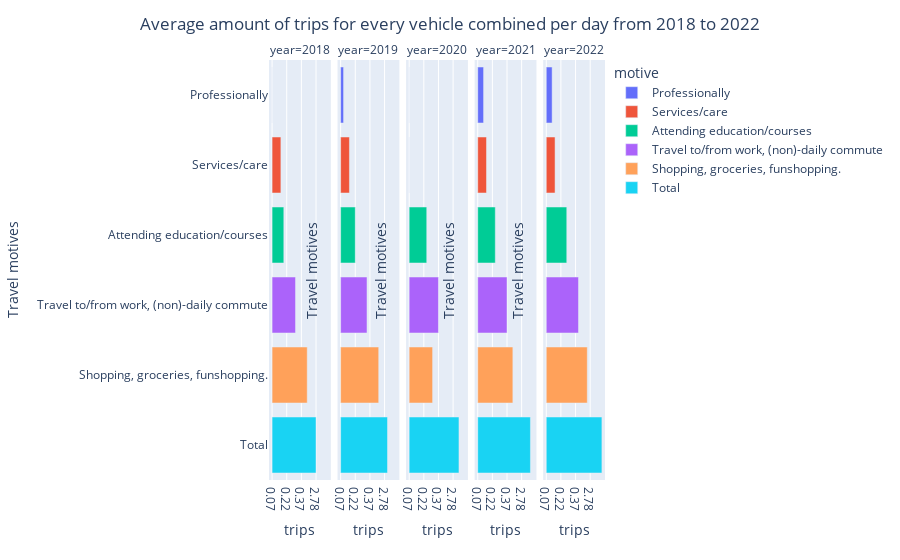

Notebook code for this chart:
### Markdown cell above
This bar chart shows the number of trips per mobility motive. The biggest share is shopping, groceries and funshopping.

### Code cell
mobility_trips_years = mobility_trips_motive[years]
display(mobility_trips_motive)
display(mobility_trips_years)


# Melt the data to create a 'year' column
mobility_trips_years = mobility_trips_years.reset_index().melt(id_vars=['motive'], var_name='year', value_name='trips')

fig = px.bar(mobility_trips_years, x='trips', y='motive', color='motive', facet_col='year', orientation='h', hover_name='trips')

fig.update_layout(title={
    'text': 'Average amount of trips for every vehicle combined per day from 2018 to 2022',
    'x': 0.5
})
fig.update_yaxes(title_text="Travel motives")
fig.show()

### Figure 1 — Plotly figure (JSON) as saved in the notebook; plotly's stock layout.template omitted (floating-point values rounded to 4 significant figures)
{"data": [{"alignmentgroup": "True", "hovertemplate": "<b>%{hovertext}</b><br><br>motive=%{y}<br>year=2018<br>trips=%{x}<extra></extra>", "hovertext": ["0.07"], "legendgroup": "Professionally", "marker": {"color": "#636efa", "pattern": {"shape": ""}}, "name": "Professionally", "offsetgroup": "Professionally", "orientation": "h", "showlegend": true, "textposition": "auto", "type": "bar", "x": ["0.07"], "xaxis": "x", "y": ["Professionally"], "yaxis": "y"}, {"alignmentgroup": "True", "hovertemplate": "<b>%{hovertext}</b><br><br>motive=%{y}<br>year=2019<br>trips=%{x}<extra></extra>", "hovertext": ["0.11"], "legendgroup": "Professionally", "marker": {"color": "#636efa", "pattern": {"shape": ""}}, "name": "Professionally", "offsetgroup": "Professionally", "orientation": "h", "showlegend": false, "textposition": "auto", "type": "bar", "x": ["0.11"], "xaxis": "x2", "y": ["Professionally"], "yaxis": "y2"}, {"alignmentgroup": "True", "hovertemplate": "<b>%{hovertext}</b><br><br>motive=%{y}<br>year=2020<br>trips=%{x}<extra></extra>", "hovertext": ["0.07"], "legendgroup": "Professionally", "marker": {"color": "#636efa", "pattern": {"shape": ""}}, "name": "Professionally", "offsetgroup": "Professionally", "orientation": "h", "showlegend": false, "textposition": "auto", "type": "bar", "x": ["0.07"], "xaxis": "x3", "y": ["Professionally"], "yaxis": "y3"}, {"alignmentgroup": "True", "hovertemplate": "<b>%{hovertext}</b><br><br>motive=%{y}<br>year=2021<br>trips=%{x}<extra></extra>", "hovertext": ["0.08"], "legendgroup": "Professionally", "marker": {"color": "#636efa", "pattern": {"shape": ""}}, "name": "Professionally", "offsetgroup": "Professionally", "orientation": "h", "showlegend": false, "textposition": "auto", "type": "bar", "x": ["0.08"], "xaxis": "x4", "y": ["Professionally"], "yaxis": "y4"}, {"alignmentgroup": "True", "hovertemplate": "<b>%{hovertext}</b><br><br>motive=%{y}<br>year=2022<br>trips=%{x}<extra></extra>", "hovertext": ["0.08"], "legendgroup": "Professionally", "marker": {"color": "#636efa", "pattern": {"shape": ""}}, "name": "Professionally", "offsetgroup": "Professionally", "orientation": "h", "showlegend": false, "textposition": "auto", "type": "bar", "x": ["0.08"], "xaxis": "x5", "y": ["Professionally"], "yaxis": "y5"}, {"alignmentgroup": "True", "hovertemplate": "<b>%{hovertext}</b><br><br>motive=%{y}<br>year=2018<br>trips=%{x}<extra></extra>", "hovertext": ["0.09"], "legendgroup": "Services/care", "marker": {"color": "#EF553B", "pattern": {"shape": ""}}, "name": "Services/care", "offsetgroup": "Services/care", "orientation": "h", "showlegend": true, "textposition": "auto", "type": "bar", "x": ["0.09"], "xaxis": "x", "y": ["Services/care"], "yaxis": "y"}, {"alignmentgroup": "True", "hovertemplate": "<b>%{hovertext}</b><br><br>motive=%{y}<br>year=2019<br>trips=%{x}<extra></extra>", "hovertext": ["0.09"], "legendgroup": "Services/care", "marker": {"color": "#EF553B", "pattern": {"shape": ""}}, "name": "Services/care", "offsetgroup": "Services/care", "orientation": "h", "showlegend": false, "textposition": "auto", "type": "bar", "x": ["0.09"], "xaxis": "x2", "y": ["Services/care"], "yaxis": "y2"}, {"alignmentgroup": "True", "hovertemplate": "<b>%{hovertext}</b><br><br>motive=%{y}<br>year=2020<br>trips=%{x}<extra></extra>", "hovertext": ["0.07"], "legendgroup": "Services/care", "marker": {"color": "#EF553B", "pattern": {"shape": ""}}, "name": "Services/care", "offsetgroup": "Services/care", "orientation": "h", "showlegend": false, "textposition": "auto", "type": "bar", "x": ["0.07"], "xaxis": "x3", "y": ["Services/care"], "yaxis": "y3"}, {"alignmentgroup": "True", "hovertemplate": "<b>%{hovertext}</b><br><br>motive=%{y}<br>year=2021<br>trips=%{x}<extra></extra>", "hovertext": ["0.09"], "legendgroup": "Services/care", "marker": {"color": "#EF553B", "pattern": {"shape": ""}}, "name": "Services/care", "offsetgroup": "Services/care", "orientation": "h", "showlegend": false, "textposition": "auto", "type": "bar", "x": ["0.09"], "xaxis": "x4", "y": ["Services/care"], "yaxis": "y4"}, {"alignmentgroup": "True", "hovertemplate": "<b>%{hovertext}</b><br><br>motive=%{y}<br>year=2022<br>trips=%{x}<extra></extra>", "hovertext": ["0.09"], "legendgroup": "Services/care", "marker": {"color": "#EF553B", "pattern": {"shape": ""}}, "name": "Services/care", "offsetgroup": "Services/care", "orientation": "h", "showlegend": false, "textposition": "auto", "type": "bar", "x": ["0.09"], "xaxis": "x5", "y": ["Services/care"], "yaxis": "y5"}, {"alignmentgroup": "True", "hovertemplate": "<b>%{hovertext}</b><br><br>motive=%{y}<br>year=2018<br>trips=%{x}<extra></extra>", "hovertext": ["0.23"], "legendgroup": "Attending education/courses", "marker": {"color": "#00cc96", "pattern": {"shape": ""}}, "name": "Attending education/courses", "offsetgroup": "Attending education/courses", "orientation": "h", "showlegend": true, "textposition": "auto", "type": "bar", "x": ["0.23"], "xaxis": "x", "y": ["Attending education/courses"], "yaxis": "y"}, {"alignmentgroup": "True", "hovertemplate": "<b>%{hovertext}</b><br><br>motive=%{y}<br>year=2019<br>trips=%{x}<extra></extra>", "hovertext": ["0.22"], "legendgroup": "Attending education/courses", "marker": {"color": "#00cc96", "pattern": {"shape": ""}}, "name": "Attending education/courses", "offsetgroup": "Attending education/courses", "orientation": "h", "showlegend": false, "textposition": "auto", "type": "bar", "x": ["0.22"], "xaxis": "x2", "y": ["Attending education/courses"], "yaxis": "y2"}, {"alignmentgroup": "True", "hovertemplate": "<b>%{hovertext}</b><br><br>motive=%{y}<br>year=2020<br>trips=%{x}<extra></extra>", "hovertext": ["0.14"], "legendgroup": "Attending education/courses", "marker": {"color": "#00cc96", "pattern": {"shape": ""}}, "name": "Attending education/courses", "offsetgroup": "Attending education/courses", "orientation": "h", "showlegend": false, "textposition": "auto", "type": "bar", "x": ["0.14"], "xaxis": "x3", "y": ["Attending education/courses"], "yaxis": "y3"}, {"alignmentgroup": "True", "hovertemplate": "<b>%{hovertext}</b><br><br>motive=%{y}<br>year=2021<br>trips=%{x}<extra></extra>", "hovertext": ["0.14"], "legendgroup": "Attending education/courses", "marker": {"color": "#00cc96", "pattern": {"shape": ""}}, "name": "Attending education/courses", "offsetgroup": "Attending education/courses", "orientation": "h", "showlegend": false, "textposition": "auto", "type": "bar", "x": ["0.14"], "xaxis": "x4", "y": ["Attending education/courses"], "yaxis": "y4"}, {"alignmentgroup": "True", "hovertemplate": "<b>%{hovertext}</b><br><br>motive=%{y}<br>year=2022<br>trips=%{x}<extra></extra>", "hovertext": ["0.18"], "legendgroup": "Attending education/courses", "marker": {"color": "#00cc96", "pattern": {"shape": ""}}, "name": "Attending education/courses", "offsetgroup": "Attending education/courses", "orientation": "h", "showlegend": false, "textposition": "auto", "type": "bar", "x": ["0.18"], "xaxis": "x5", "y": ["Attending education/courses"], "yaxis": "y5"}, {"alignmentgroup": "True", "hovertemplate": "<b>%{hovertext}</b><br><br>motive=%{y}<br>year=2018<br>trips=%{x}<extra></extra>", "hovertext": ["0.55"], "legendgroup": "Travel to/from work, (non)-daily commute", "marker": {"color": "#ab63fa", "pattern": {"shape": ""}}, "name": "Travel to/from work, (non)-daily commute", "offsetgroup": "Travel to/from work, (non)-daily commute", "orientation": "h", "showlegend": true, "textposition": "auto", "type": "bar", "x": ["0.55"], "xaxis": "x", "y": ["Travel to/from work, (non)-daily commute"], "yaxis": "y"}, {"alignmentgroup": "True", "hovertemplate": "<b>%{hovertext}</b><br><br>motive=%{y}<br>year=2019<br>trips=%{x}<extra></extra>", "hovertext": ["0.50"], "legendgroup": "Travel to/from work, (non)-daily commute", "marker": {"color": "#ab63fa", "pattern": {"shape": ""}}, "name": "Travel to/from work, (non)-daily commute", "offsetgroup": "Travel to/from work, (non)-daily commute", "orientation": "h", "showlegend": false, "textposition": "auto", "type": "bar", "x": ["0.50"], "xaxis": "x2", "y": ["Travel to/from work, (non)-daily commute"], "yaxis": "y2"}, {"alignmentgroup": "True", "hovertemplate": "<b>%{hovertext}</b><br><br>motive=%{y}<br>year=2020<br>trips=%{x}<extra></extra>", "hovertext": ["0.37"], "legendgroup": "Travel to/from work, (non)-daily commute", "marker": {"color": "#ab63fa", "pattern": {"shape": ""}}, "name": "Travel to/from work, (non)-daily commute", "offsetgroup": "Travel to/from work, (non)-daily commute", "orientation": "h", "showlegend": false, "textposition": "auto", "type": "bar", "x": ["0.37"], "xaxis": "x3", "y": ["Travel to/from work, (non)-daily commute"], "yaxis": "y3"}, {"alignmentgroup": "True", "hovertemplate": "<b>%{hovertext}</b><br><br>motive=%{y}<br>year=2021<br>trips=%{x}<extra></extra>", "hovertext": ["0.37"], "legendgroup": "Travel to/from work, (non)-daily commute", "marker": {"color": "#ab63fa", "pattern": {"shape": ""}}, "name": "Travel to/from work, (non)-daily commute", "offsetgroup": "Travel to/from work, (non)-daily commute", "orientation": "h", "showlegend": false, "textposition": "auto", "type": "bar", "x": ["0.37"], "xaxis": "x4", "y": ["Travel to/from work, (non)-daily commute"], "yaxis": "y4"}, {"alignmentgroup": "True", "hovertemplate": "<b>%{hovertext}</b><br><br>motive=%{y}<br>year=2022<br>trips=%{x}<extra></extra>", "hovertext": ["0.42"], "legendgroup": "Travel to/from work, (non)-daily commute", "marker": {"color": "#ab63fa", "pattern": {"shape": ""}}, "name": "Travel to/from work, (non)-daily commute", "offsetgroup": "Travel to/from work, (non)-daily commute", "orientation": "h", "showlegend": false, "textposition": "auto", "type": "bar", "x": ["0.42"], "xaxis": "x5", "y": ["Travel to/from work, (non)-daily commute"], "yaxis": "y5"}, {"alignmentgroup": "True", "hovertemplate": "<b>%{hovertext}</b><br><br>motive=%{y}<br>year=2018<br>trips=%{x}<extra></extra>", "hovertext": ["0.56"], "legendgroup": "Shopping, groceries, funshopping.", "marker": {"color": "#FFA15A", "pattern": {"shape": ""}}, "name": "Shopping, groceries, funshopping.", "offsetgroup": "Shopping, groceries, funshopping.", "orientation": "h", "showlegend": true, "textposition": "auto", "type": "bar", "x": ["0.56"], "xaxis": "x", "y": ["Shopping, groceries, funshopping."], "yaxis": "y"}, {"alignmentgroup": "True", "hovertemplate": "<b>%{hovertext}</b><br><br>motive=%{y}<br>year=2019<br>trips=%{x}<extra></extra>", "hovertext": ["0.54"], "legendgroup": "Shopping, groceries, funshopping.", "marker": {"color": "#FFA15A", "pattern": {"shape": ""}}, "name": "Shopping, groceries, funshopping.", "offsetgroup": "Shopping, groceries, funshopping.", "orientation": "h", "showlegend": false, "textposition": "auto", "type": "bar", "x": ["0.54"], "xaxis": "x2", "y": ["Shopping, groceries, funshopping."], "yaxis": "y2"}, {"alignmentgroup": "True", "hovertemplate": "<b>%{hovertext}</b><br><br>motive=%{y}<br>year=2020<br>trips=%{x}<extra></extra>", "hovertext": ["0.55"], "legendgroup": "Shopping, groceries, funshopping.", "marker": {"color": "#FFA15A", "pattern": {"shape": ""}}, "name": "Shopping, groceries, funshopping.", "offsetgroup": "Shopping, groceries, funshopping.", "orientation": "h", "showlegend": false, "textposition": "auto", "type": "bar", "x": ["0.55"], "xaxis": "x3", "y": ["Shopping, groceries, funshopping."], "yaxis": "y3"}, {"alignmentgroup": "True", "hovertemplate": "<b>%{hovertext}</b><br><br>motive=%{y}<br>year=2021<br>trips=%{x}<extra></extra>", "hovertext": ["0.56"], "legendgroup": "Shopping, groceries, funshopping.", "marker": {"color": "#FFA15A", "pattern": {"shape": ""}}, "name": "Shopping, groceries, funshopping.", "offsetgroup": "Shopping, groceries, funshopping.", "orientation": "h", "showlegend": false, "textposition": "auto", "type": "bar", "x": ["0.56"], "xaxis": "x4", "y": ["Shopping, groceries, funshopping."], "yaxis": "y4"}, {"alignmentgroup": "True", "hovertemplate": "<b>%{hovertext}</b><br><br>motive=%{y}<br>year=2022<br>trips=%{x}<extra></extra>", "hovertext": ["0.58"], "legendgroup": "Shopping, groceries, funshopping.", "marker": {"color": "#FFA15A", "pattern": {"shape": ""}}, "name": "Shopping, groceries, funshopping.", "offsetgroup": "Shopping, groceries, funshopping.", "orientation": "h", "showlegend": false, "textposition": "auto", "type": "bar", "x": ["0.58"], "xaxis": "x5", "y": ["Shopping, groceries, funshopping."], "yaxis": "y5"}, {"alignmentgroup": "True", "hovertemplate": "<b>%{hovertext}</b><br><br>motive=%{y}<br>year=2018<br>trips=%{x}<extra></extra>", "hovertext": ["2.78"], "legendgroup": "Total", "marker": {"color": "#19d3f3", "pattern": {"shape": ""}}, "name": "Total", "offsetgroup": "Total", "orientation": "h", "showlegend": true, "textposition": "auto", "type": "bar", "x": ["2.78"], "xaxis": "x", "y": ["Total"], "yaxis": "y"}, {"alignmentgroup": "True", "hovertemplate": "<b>%{hovertext}</b><br><br>motive=%{y}<br>year=2019<br>trips=%{x}<extra></extra>", "hovertext": ["2.71"], "legendgroup": "Total", "marker": {"color": "#19d3f3", "pattern": {"shape": ""}}, "name": "Total", "offsetgroup": "Total", "orientation": "h", "showlegend": false, "textposition": "auto", "type": "bar", "x": ["2.71"], "xaxis": "x2", "y": ["Total"], "yaxis": "y2"}, {"alignmentgroup": "True", "hovertemplate": "<b>%{hovertext}</b><br><br>motive=%{y}<br>year=2020<br>trips=%{x}<extra></extra>", "hovertext": ["2.35"], "legendgroup": "Total", "marker": {"color": "#19d3f3", "pattern": {"shape": ""}}, "name": "Total", "offsetgroup": "Total", "orientation": "h", "showlegend": false, "textposition": "auto", "type": "bar", "x": ["2.35"], "xaxis": "x3", "y": ["Total"], "yaxis": "y3"}, {"alignmentgroup": "True", "hovertemplate": "<b>%{hovertext}</b><br><br>motive=%{y}<br>year=2021<br>trips=%{x}<extra></extra>", "hovertext": ["2.51"], "legendgroup": "Total", "marker": {"color": "#19d3f3", "pattern": {"shape": ""}}, "name": "Total", "offsetgroup": "Total", "orientation": "h", "showlegend": false, "textposition": "auto", "type": "bar", "x": ["2.51"], "xaxis": "x4", "y": ["Total"], "yaxis": "y4"}, {"alignmentgroup": "True", "hovertemplate": "<b>%{hovertext}</b><br><br>motive=%{y}<br>year=2022<br>trips=%{x}<extra></extra>", "hovertext": ["2.70"], "legendgroup": "Total", "marker": {"color": "#19d3f3", "pattern": {"shape": ""}}, "name": "Total", "offsetgroup": "Total", "orientation": "h", "showlegend": false, "textposition": "auto", "type": "bar", "x": ["2.70"], "xaxis": "x5", "y": ["Total"], "yaxis": "y5"}], "layout": {"annotations": [{"font": {}, "showarrow": false, "text": "year=2018", "x": 0.092, "xanchor": "center", "xref": "paper", "y": 1, "yanchor": "bottom", "yref": "paper"}, {"font": {}, "showarrow": false, "text": "year=2019", "x": 0.296, "xanchor": "center", "xref": "paper", "y": 1, "yanchor": "bottom", "yref": "paper"}, {"font": {}, "showarrow": false, "text": "year=2020", "x": 0.5, "xanchor": "center", "xref": "paper", "y": 1, "yanchor": "bottom", "yref": "paper"}, {"font": {}, "showarrow": false, "text": "year=2021", "x": 0.704, "xanchor": "center", "xref": "paper", "y": 1, "yanchor": "bottom", "yref": "paper"}, {"font": {}, "showarrow": false, "text": "year=2022", "x": 0.908, "xanchor": "center", "xref": "paper", "y": 1, "yanchor": "bottom", "yref": "paper"}], "barmode": "relative", "legend": {"title": {"text": "motive"}, "tracegroupgap": 0}, "margin": {"t": 60}, "title": {"text": "Average amount of trips for every vehicle combined per day from 2018 to 2022", "x": 0.5}, "xaxis": {"anchor": "y", "domain": [0, 0.184], "title": {"text": "trips"}}, "xaxis2": {"anchor": "y2", "domain": [0.204, 0.388], "matches": "x", "title": {"text": "trips"}}, "xaxis3": {"anchor": "y3", "domain": [0.408, 0.592], "matches": "x", "title": {"text": "trips"}}, "xaxis4": {"anchor": "y4", "domain": [0.612, 0.796], "matches": "x", "title": {"text": "trips"}}, "xaxis5": {"anchor": "y5", "domain": [0.816, 1], "matches": "x", "title": {"text": "trips"}}, "yaxis": {"anchor": "x", "categoryarray": ["Total", "Shopping, groceries, funshopping.", "Travel to/from work, (non)-daily commute", "Attending education/courses", "Services/care", "Professionally"], "categoryorder": "array", "domain": [0, 1], "title": {"text": "Travel motives"}}, "yaxis2": {"anchor": "x2", "domain": [0, 1], "matches": "y", "showticklabels": false, "title": {"text": "Travel motives"}}, "yaxis3": {"anchor": "x3", "domain": [0, 1], "matches": "y", "showticklabels": false, "title": {"text": "Travel motives"}}, "yaxis4": {"anchor": "x4", "domain": [0, 1], "matches": "y", "showticklabels": false, "title": {"text": "Travel motives"}}, "yaxis5": {"anchor": "x5", "domain": [0, 1], "matches": "y", "showticklabels": false, "title": {"text": "Travel motives"}}}}
